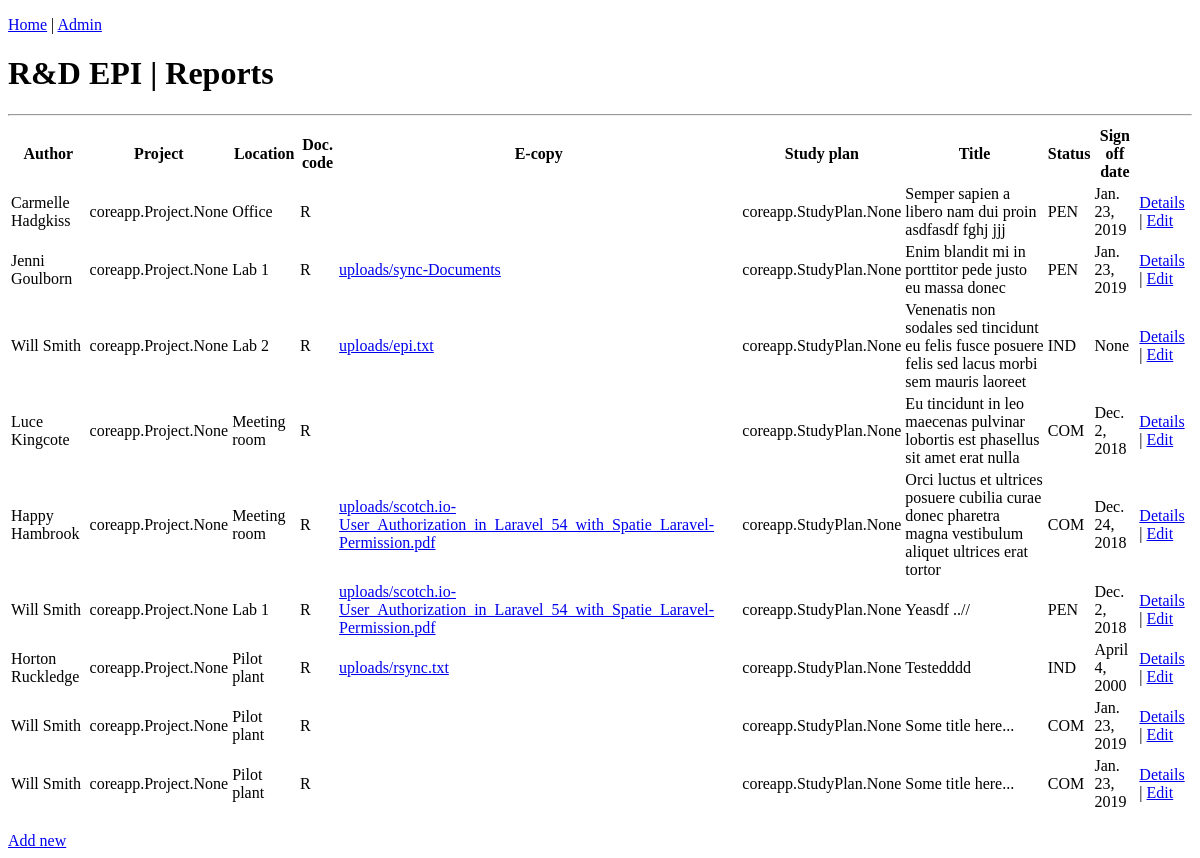
Page /coreapp/report/ on the earlier database version.
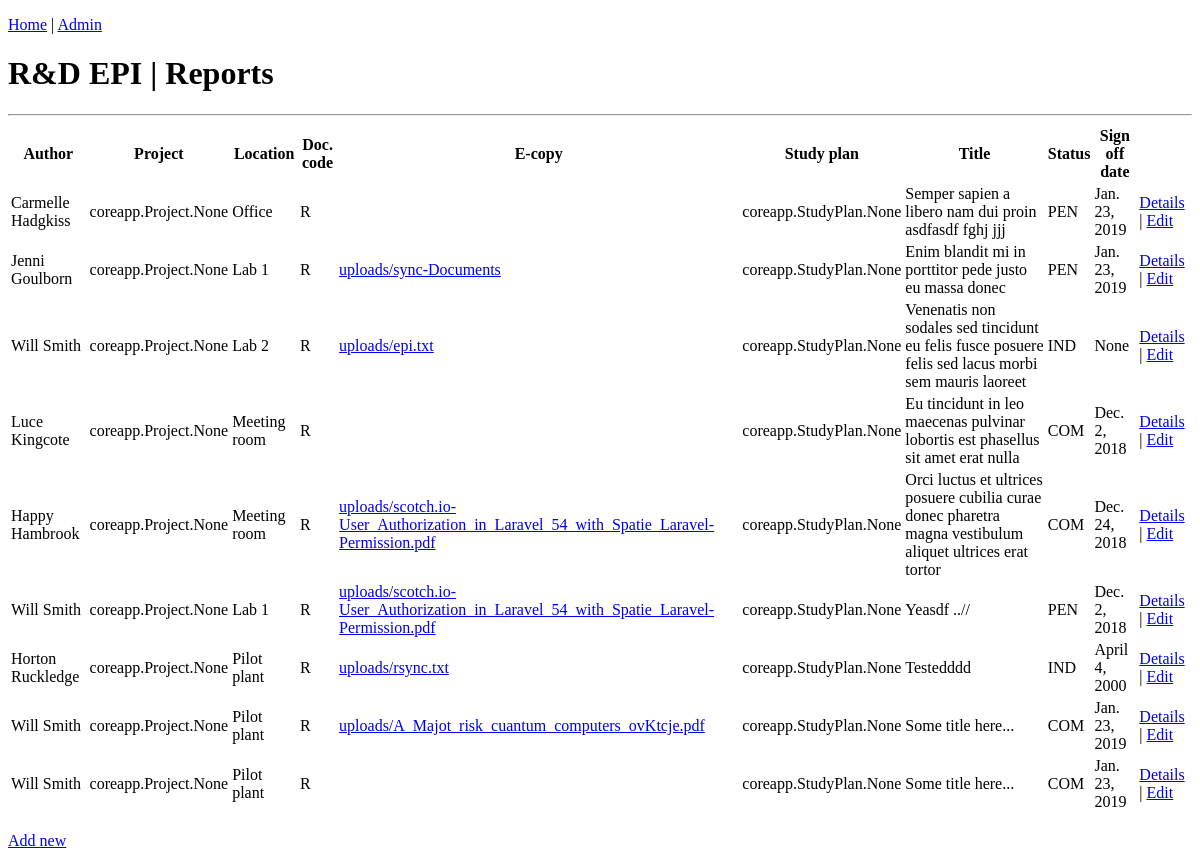
Same page on the later database version.
### coreapp/models.py (models this page shows, shortened)
class Document(models.Model):
    author = models.ForeignKey(settings.AUTH_USER_MODEL, on_delete=models.SET_NULL, blank=True, null=True, verbose_name="Main author")
    project = models.ManyToManyField(Project, verbose_name="Associated project(s)")
    title = models.TextField("Document title")
    location = models.ForeignKey(Location, on_delete=models.SET_NULL, blank=True, null=True, verbose_name="Hard copy location")
    document_code = models.CharField("Document code (e.g. study plan, report... )", max_length=3, choices=DOCUMENT_CODE, default='OTH')
    efile = models.FileField("Scanned copy", upload_to='uploads/', null=True, blank=True)
    class Meta:
        abstract = True

class Report(Document):
    study_plan = models.ManyToManyField(StudyPlan, verbose_name="Study plan(s)") # It is assumed each report has one study plan only (many-to-one)
    status = models.CharField("Document status", max_length=3, choices=DOCUMENT_STATUS, default='PEN')
    document_code = 'R'
    sign_date = models.DateField("Sign-off date", null=True, blank=True)

class User (AbstractUser):
    date_left = models.DateField(null=True, blank=True)
    def __str__(self):
        return self.get_full_name()

class Location(models.Model):
    name = models.CharField("Room", max_length=16, null=True, blank=True)
    room_num = models.CharField("Room number", max_length=16, null=True, blank=True)
    def __str__(self):
        return self.name

### coreapp/views.py (the view)
# urls.py: path('report/', views.report_list, name='report-list'),
def report_list(request):
    reports = Report.objects.all()
    context = {'reports': reports, 'page_title': 'R&D EPI | Reports'}
    return render(request, 'coreapp/report_list.html', context)

### coreapp/templates/coreapp/report_list.html
{% extends 'coreapp/base_generic.html' %}
{% block content %}
	<h1>{{ page_title }}</h1>
	<hr>
	<table>
		<thead>
			<th>Author</th>
			<th>Project</th>
			<th>Location</th>
			<th>Doc. code</th>
			<th>E-copy</th>
			<th>Study plan</th>
			<th>Title</th>
			<th>Status</th>
			<th>Sign off date</th>
		</thead>
		{% for report in reports %}
		<tr>
			<td>{{ report.author }}</td>
			<td>{{ report.project }}</td>
			<td>{{ report.location }}</td>
			<td>{{ report.document_code }}</td>
			<td><a href="{{ MEDIA_URL }}{{ report.efile }}">{{ report.efile }}</a></td>
			<td>{{ report.study_plan }}</td>
			<td>{{ report.title }}</td>
			<td>{{ report.status }}</td>
			<td>{{ report.sign_date }}</td>
			<td><a href="{{ report.id }}">Details</a> | <a href="edit/{{ report.id }}">Edit</a></td>
		</tr>
		{% endfor %}
	</table>
	<br>
	<a href="{% url 'report-create' %}">Add new</a>
{% endblock %}

Differences in the rows shown:
changed Report: efile (not shown) → "uploads/A_Majot_risk_cuantum_computers_ovKtcje.pdf"
